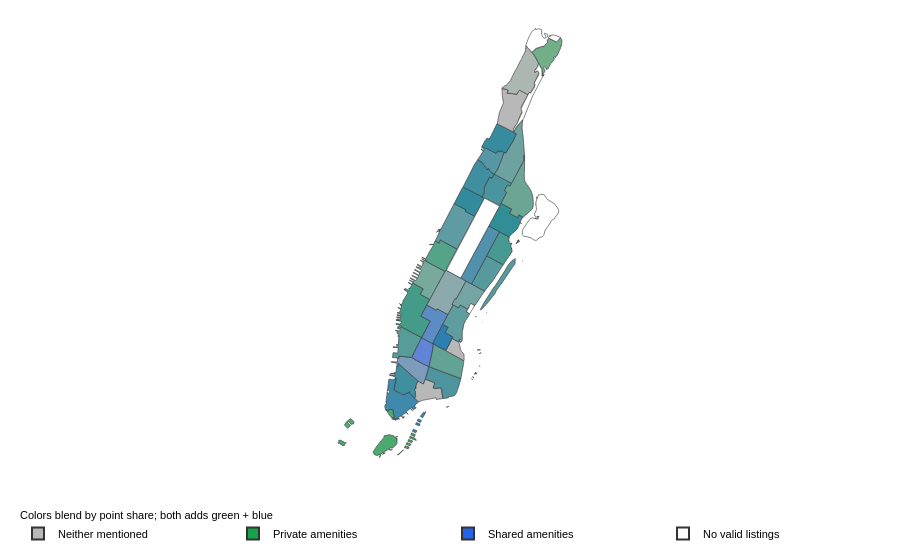

Notebook code cell kept with this figure:
### Markdown cell above
#### 11. Draw the blended-color map

Draw the complete Manhattan map with all four legend items in one row at the bottom and the blend explanation directly above them. The extent stays fixed while scrolling, and hover shows listing counts and color contributions.

### Code cell
map_polygons = manhattan_scored.to_crs("EPSG:32618")
assert np.isfinite(
    map_polygons.total_bounds
).all(), "Projection failed; check the Conda environment."


def polygon_coordinates(geometry):
    polygons = (
        list(geometry.geoms) if geometry.geom_type == "MultiPolygon" else [geometry]
    )
    xs, ys = [], []
    for polygon in polygons:
        # Opposite ring directions preserve holes in the SVG fill.
        polygon = orient(polygon, sign=1.0)
        for ring in [polygon.exterior, *polygon.interiors]:
            xs.extend([point[0] for point in ring.coords] + [None])
            ys.extend([point[1] for point in ring.coords] + [None])
    return xs, ys


fig = go.Figure()
for _, row in map_polygons.iterrows():
    xs, ys = polygon_coordinates(row.geometry)
    details = [
        f"<b>{html.escape(row['ntaname'])}</b>",
        f"Valid listings: {int(row['listing_count'])}",
    ]
    if row["listing_count"] > 0:
        details.append("<br><b>Listing categories</b>")
        details.extend(
            f"{label} - {CATEGORY_NAMES[label]}: {int(row[f'count_{label}'])} ({row[f'pct_{label}']:.1f}% of listings)"
            for label in range(4)
        )
        details.append(
            f"<br><b>Color points: {int(row['color_point_count'])} total</b>"
        )
        details.extend(
            f"{color.title()}: {int(row[f'{color}_points'])} ({row[f'{color}_point_pct']:.1f}% of points)"
            for color in BASE_COLORS
        )
        details.append("Both mentioned = one green + one blue point")
    else:
        details.append("No valid listings; shown in white.")
    fig.add_trace(
        go.Scatter(
            x=xs,
            y=ys,
            mode="lines",
            fill="toself",
            fillcolor=row["map_color"],
            line={"color": "#333333", "width": 0.6},
            name=row["ntaname"],
            showlegend=False,
            hoveron="fills",
            text="<br>".join(details),
            hoverinfo="text",
        )
    )

legend_colors = {
    "Neither mentioned": BASE_COLORS["grey"],
    "Private amenities": BASE_COLORS["green"],
    "Shared amenities": BASE_COLORS["blue"],
    "No valid listings": "#ffffff",
}
for name, color in legend_colors.items():
    fig.add_trace(
        go.Scatter(
            x=[None],
            y=[None],
            mode="markers",
            name=name,
            marker={
                "symbol": "square",
                "size": 13,
                "color": color,
                "line": {"color": "#333333", "width": 1},
            },
            hoverinfo="skip",
            showlegend=True,
        )
    )

# Keep the entire map visible, including when embedded in a narrow iframe.
xmin, ymin, xmax, ymax = map_polygons.total_bounds
xpad, ypad = (xmax - xmin) * 0.04, (ymax - ymin) * 0.04
fig.update_layout(
    meta={"classification_version": CLASSIFICATION_VERSION},
    title=None,
    template="plotly_white",
    autosize=True,
    paper_bgcolor="white",
    plot_bgcolor="white",
    font={"family": "Arial, sans-serif", "color": "black", "size": 12},
    margin={"l": 20, "r": 20, "t": 8, "b": 85},
    xaxis={
        "visible": False,
        "range": [xmin - xpad, xmax + xpad],
        "constrain": "domain",
        "fixedrange": True,
    },
    yaxis={
        "visible": False,
        "range": [ymin - ypad, ymax + ypad],
        "scaleanchor": "x",
        "scaleratio": 1,
        "constrain": "domain",
        "fixedrange": True,
    },
    legend={
        "title": {
            "text": "Colors blend by point share; both adds green + blue",
            "side": "top",
            "font": {"family": "Arial", "size": 11, "color": "black"},
        },
        "orientation": "h",
        "xref": "container",
        "x": 0.02,
        "xanchor": "left",
        "yref": "container",
        "y": 0.02,
        "yanchor": "bottom",
        "entrywidthmode": "fraction",
        "entrywidth": 0.25,
        "font": {"family": "Arial", "size": 11, "color": "black"},
        "itemsizing": "constant",
        "itemclick": False,
        "itemdoubleclick": False,
    },
    dragmode=False,
    hoverlabel={"bgcolor": "white", "font_size": 12},
)
MAP_CONFIG = {
    "responsive": True,
    "displaylogo": False,
    "scrollZoom": False,
    "toImageButtonOptions": {"filename": "manhattan_amenities", "scale": 2},
}
fig.show(config=MAP_CONFIG)
